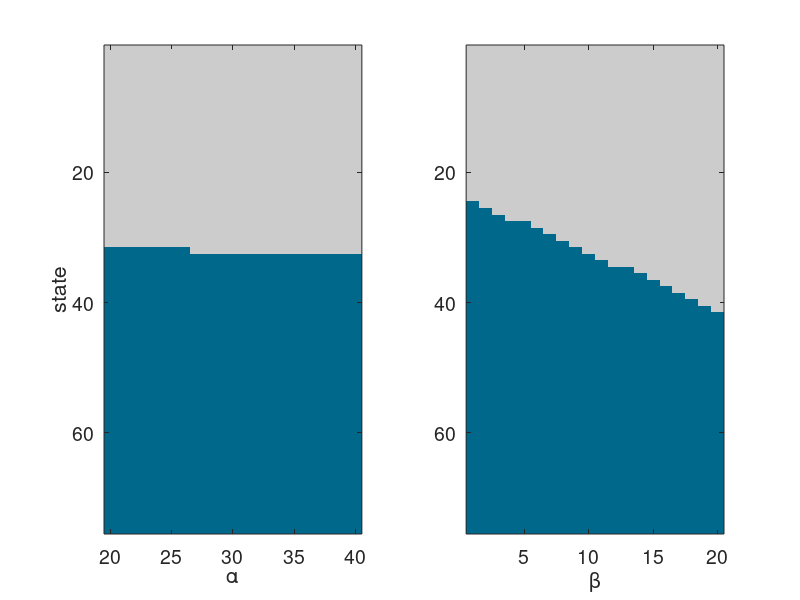

This chart was generated by the following MATLAB code:
%%% matrix version of Chan and Godfray's (1993) resource pool model
%%% vary beta to look at sensitivity of threshold to this value
%%% in their paper, they looked at beta = 4, and beta = 16; we can look 
%%% at a much wider range for this threshold. This code is nearly identical
%%% to that found in Parasitic_wasp_example.m; here we are just varying
%%% parameter values and plotting the stationary decision. 

close all
clear

% SDP parameters
N = 75;  % number of states considered 
eta = 0.2;
mu = 0.0125;
alpha = 30;
betavals = 1:20; % range of beta values considered
Pi_thresholds = zeros(N,length(betavals));

for beta = betavals
%%%%%%%%%%%%%%%%%%%%%%%%%%%%%%%%%%%%%%%%%%%%%%%%%%%%%%%%%%%%%%%%%%%%%%%%%%%
%%% SENSITIVITY TO BETA %%%%%%%%%%%%%%%%%%%%%%%%%%%%%%%%%%%%%%%%%%%%%%%%%%%

% define all corresponding P and G matrices
Pi = ones(N,1); % initial policy guess; all ones (all parasitize)
P = zeros(N,N);
G = zeros(N,1);
for xval = 1:N % Set up P
    if xval ~= 1
        P(xval,xval-1) = (1-eta)*exp(-mu);
    end
    G(xval,1) = eta; 
    if xval-1-beta > 0
        P(xval,xval-1-beta) = eta*exp(-mu);
    end     
end

valmax = sum((inv(eye(N) - P))*G);
pimax = Pi;

for pi = 1:N % change pi through each xval
    
    Pi = pimax;
    Pi(pi,1) = 2;
    
    % 1 means parsitize; 2 means host feed
    P = zeros(N,N);
    G = zeros(N,1);

    for xval = 1:N % for each value of x
        if xval ~= 1
            P(xval,xval-1) = (1-eta)*exp(-mu);
        end
        if Pi(xval) == 1 % parasitize
            G(xval,1) = eta; % should this be here? Or inside the if statement?
            if xval-1-beta > 0
                P(xval,xval-1-beta) = eta*exp(-mu);
            end
        else % host feed
            if xval-1+alpha <= N
                P(xval, xval-1+alpha) = eta*exp(-mu);
            else
                P(xval, N) = eta*exp(-mu);
            end
        end
    end
    vals = sum((inv(eye(N) - P))*G);
    if vals > valmax
        valmax = vals;
        pimax = Pi;
    end
end

Pi_thresholds(:,beta) = pimax;
end

figure
subplot(1,2,2)
colormap([0 0.408 0.545; 0.8 0.8 0.8]); 
set(gcf, 'Position', [100, 100, 550, 350])
imagesc(Pi_thresholds)
xticklabels = 0:5:betavals(length(betavals));
xticks = 0:5:length(betavals);
set(gca, 'XTick', xticks, 'XTickLabel', xticklabels)
xlabel('\beta')
set(gca,'fontsize',14) 



%%%%%%%%%%%%%%%%%%%%%%%%%%%%%%%%%%%%%%%%%%%%%%%%%%%%%%%%%%%%%%%%%%%%%%%%%%%
%%%%%%%%%%%%%%%%%%%%%%%%%%%%%%%%%%%%%%%%%%%%%%%%%%%%%%%%%%%%%%%%%%%%%%%%%%%
%%% SENSITIVITY TO ALPHA %%%%%%%%%%%%%%%%%%%%%%%%%%%%%%%%%%%%%%%%%%%%%%%%%%
% SDP parameters
N = 75;  % number of states considered 
eta = 0.2;
mu = 0.0125;
alphavals = 20:40;
beta = 10; % range of beta values considered
Pi_thresholds = zeros(N,length(alphavals));

for alpha = alphavals
% define all corresponding P and G matrices
Pi = ones(N,1); % initial policy guess; all ones (all parasitize)
P = zeros(N,N);
G = zeros(N,1);
for xval = 1:N % Set up P
    if xval ~= 1
        P(xval,xval-1) = (1-eta)*exp(-mu);
    end
    G(xval,1) = eta; 
    if xval-1-beta > 0
        P(xval,xval-1-beta) = eta*exp(-mu);
    end
     
end

valmax = sum((inv(eye(N) - P))*G);
pimax = Pi;

for pi = 1:N % change pi through each xval
    
    Pi = pimax;
    Pi(pi,1) = 2;
    
    % 1 means parsitize; 2 means host feed
    P = zeros(N,N);
    G = zeros(N,1);

    for xval = 1:N % for each value of x
        if xval ~= 1
            P(xval,xval-1) = (1-eta)*exp(-mu);
        end
        if Pi(xval) == 1 % parasitize
            G(xval,1) = eta; % should this be here? Or inside the if statement?
            if xval-1-beta > 0
                P(xval,xval-1-beta) = eta*exp(-mu);
            end
        else % host feed
            if xval-1+alpha <= N
                P(xval, xval-1+alpha) = eta*exp(-mu);
            else
                P(xval, N) = eta*exp(-mu);
            end
        end
    end
    vals = sum((inv(eye(N) - P))*G);
    if vals > valmax
        valmax = vals;
        pimax = Pi;
    end
end

Pi_thresholds(:,alpha-alphavals(1)+1) = pimax;
end

subplot(1,2,1)
colormap([0 0.408 0.545; 0.8 0.8 0.8]); 
imagesc(Pi_thresholds)
xticklabels = alphavals(1):5:alphavals(length(alphavals));
xticks = 1:5:length(alphavals);
set(gca, 'XTick', xticks, 'XTickLabel', xticklabels)
ylabel('state')
xlabel('\alpha')
set(gca,'fontsize',14) 